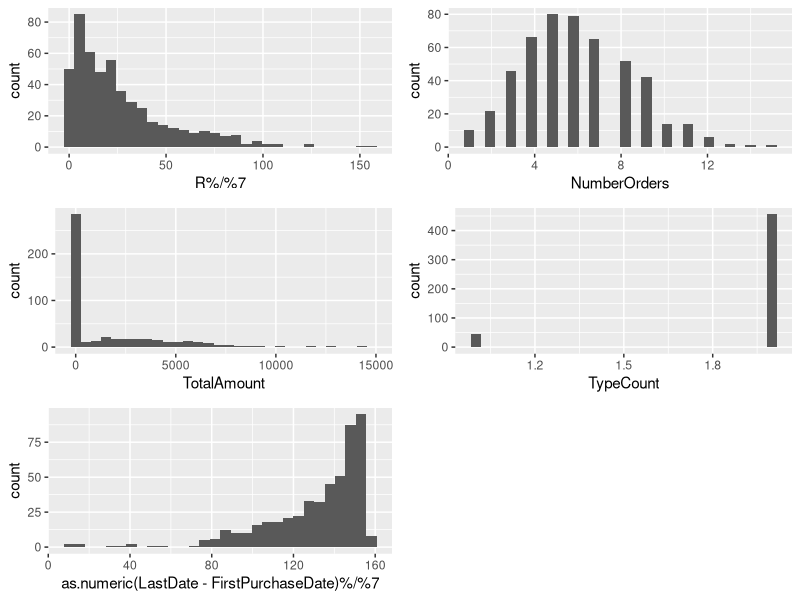
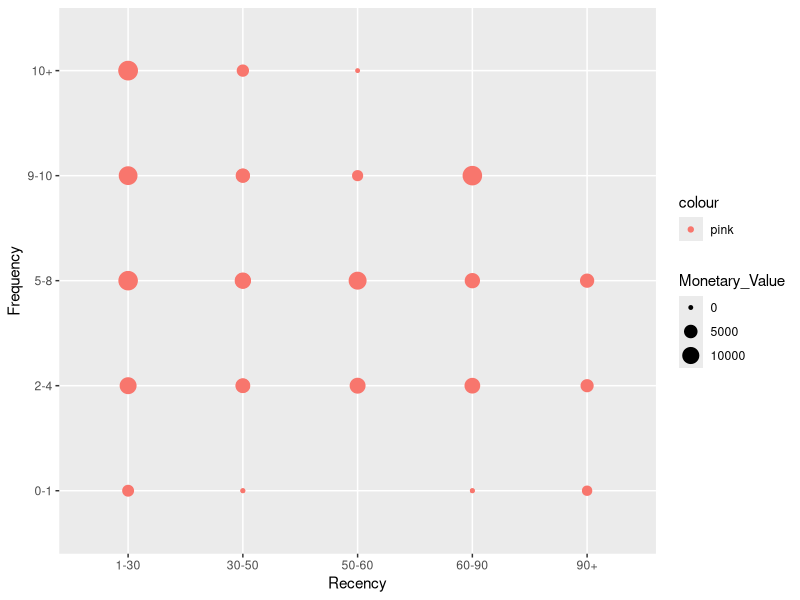

Generate these figures, in order, with R:
## ---- chunk 1
suppressMessages(library(dplyr, warn.conflicts = FALSE, quietly=TRUE))
suppressMessages(library(ggplot2, warn.conflicts = FALSE, quietly=TRUE))
suppressMessages(library(grid, warn.conflicts = FALSE, quietly=TRUE))
suppressMessages(library("data.table",warn.conflicts = FALSE, quietly=TRUE))
# library(ggplot2)
library(grid)
# library(dplyr)
# library(data.table)
# library(grid)
## ---- chunk 2
n <- 3000
numUsers <- 500
typeFactor <- as.factor(c('App','Game'))
## ---- chunk 3
orders <- 
      data.table(CustID = sample(1:numUsers,size = n,replace = TRUE),
                 type = sample(typeFactor,n,replace = TRUE, prob = c(0.5,0.5)),
                 amount = round(sample(c(abs(rnorm(n = 0.1*n,mean = 3000,sd = 2000)),rep(0,0.9*n))),-2),
                 OrderDate = sample(seq(
                       as.Date('2013/01/01'), 
                       as.Date('2016/01/01'), 
                       by="day"), n,replace = TRUE))
## ---- chunk 4
# Building RFM Features
RFM <- orders  %>% 
      group_by(CustID)  %>% 
      summarise(FirstPurchaseDate = min(OrderDate),
                LastPurchaseDate = max(OrderDate),
                NumberOrders = n(),
                TypeCount = length(unique(type)) ,
                TotalAmount = sum(amount))

LastDate <- max(RFM$LastPurchaseDate)
RFM <- RFM %>% mutate(R = as.numeric(LastDate-LastPurchaseDate))

## ---- chunk 5
PlotRecency <- ggplot(RFM, aes(R %/% 7)) + geom_histogram(bins = 30) 
PlotFreq <- ggplot(RFM, aes(NumberOrders)) + geom_histogram()
PlotMonetary <- ggplot(RFM, aes(TotalAmount)) + geom_histogram()
PlotBreadth <- ggplot(RFM, aes(TypeCount)) + geom_histogram()
PlotTenure <- ggplot(RFM, aes(as.numeric(LastDate - FirstPurchaseDate) %/% 7)) + geom_histogram()
grid.newpage()
pushViewport(viewport(layout = grid.layout(3, 2)))
print(PlotRecency, vp = viewport(layout.pos.row = 1,layout.pos.col = 1))
print(PlotFreq, vp = viewport(layout.pos.row = 1,layout.pos.col = 2))
print(PlotMonetary, vp = viewport(layout.pos.row = 2,layout.pos.col = 1))
print(PlotBreadth, vp = viewport(layout.pos.row = 2,layout.pos.col = 2))
print(PlotTenure, vp = viewport(layout.pos.row = 3,layout.pos.col = 1))
## ---- chunk 6
RFM_Segs <- data.table(Recency_Week = as.numeric(LastDate - RFM$LastPurchaseDate) %/% 7)
RFM_Segs$Recency <- ordered(ifelse(RFM_Segs$Recency_Week <= 30,"1-30",
                                   ifelse(RFM_Segs$Recency_Week <= 50,"30-50",
                                          ifelse(RFM_Segs$Recency_Week <= 60,"50-60",
                                                 ifelse(RFM_Segs$Recency_Week <= 90,"60-90","90+")))),
                            levels = c("1-30","30-50","50-60","60-90","90+"))

RFM_Segs$Frequency_count <- RFM$NumberOrders
RFM_Segs$Frequency <- ordered(ifelse(RFM_Segs$Frequency <= 1,"0-1",
                                     ifelse(RFM_Segs$Frequency <= 4,"2-4",
                                            ifelse(RFM_Segs$Frequency <= 8,"5-8",
                                                   ifelse(RFM_Segs$Frequency <= 10,"9-10","10+")))),
                              levels = c("0-1","2-4","5-8","9-10","10+"))
RFM_Segs$Monetary_Value <- RFM$TotalAmount
RFM_Segs$Monetary <- ordered(ifelse(RFM_Segs$Monetary_Value <= 0,"0",
                                     ifelse(RFM_Segs$Monetary_Value <= 1500,"0-1.5K",
                                            ifelse(RFM_Segs$Monetary_Value <= 5000,"1.5K-5K",
                                                   ifelse(RFM_Segs$Monetary_Value <= 10000,"5K-10K","10K+")))),
                              levels = c("0","0-1.5K","1.5K-5K","5K-10K","10K+"))


RFM_Segs$Breadth_count <- RFM$TypeCount
RFM_Segs$Breadth <-  ordered(ifelse(RFM_Segs$Breadth_count <= 1,"1","2"),
                             levels = c("1","2"))

RFM_Segs$Tenure_weeks <- as.numeric(LastDate - RFM$FirstPurchaseDate) %/% 7
RFM_Segs$Tenure <- ordered(ifelse(RFM_Segs$Monetary_Value <= 2,"0-2",
                                  ifelse(RFM_Segs$Monetary_Value <= 10,"2-10",
                                         ifelse(RFM_Segs$Monetary_Value <= 75,"10-75",
                                                ifelse(RFM_Segs$Monetary_Value <= 110,"75-110","110+")))),
                           levels = c("0-2","2-10","10-75","75-110","110+"))

## ---- chunk 7
P1 <- ggplot(RFM_Segs, aes(Recency,Frequency))
P1 <- P1 +  geom_point(aes(size = Monetary_Value,colour = 'pink'))
print(P1)
